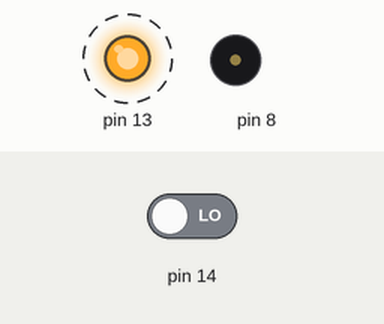
Simulated run of this sketch. Board: Arduino Uno, built with avr-gcc and run on an emulated ATmega328P. On the bench: output pins drawn as LEDs (lit = HIGH), buzzer (waves = sounding). Dashed ring = blinking. Inputs (shaded band) come from the test bench; at power-on: pin 14 LOW. Sleep ends after the set time or at an interrupt; what the sketch prints to the serial monitor is not drawn.

Above: at 1.04 s.
Timing chart, 0 to 4.0 s (numbered marks = the images above):
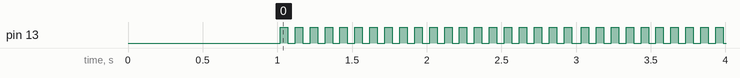

The sketch:

power_down_wdt_extint.ino
```cpp
/*
This Arduino Sketch was created to test and play with the Watchdog Timer and External Interrupts.

This allows the Arduino to lower its power consumption by powering down for a number of cycles
and then restarting either where it left of (e.g. loop()) or with a complete system restart. The
external interrupts allows the Arduino to react to given inputs (e.g. sensors) while running or
while asleep.

Documentation was obtained here:
1. http://www.atmel.com/Images/Atmel-8271-8-bit-AVR-Microcontroller-ATmega48A-48PA-88A-88PA-168A-168PA-328-328P_datasheet.pdf
2. http://forum.arduino.cc/index.php?topic=45239
3. http://citizen-sensing.org/2013/07/arduino-watchdog/
4. http://www.nongnu.org/avr-libc/user-manual/modules.html

POWER SAVING:
Here are some options to maximize power saving

1. Adjust clock frequency.
  a. The <avr/power.h> library provides "clock_prescale_set(x)" & "clock_prescale_get(x)"
  b. x = clock_div_256 scales the clock by 256.
     See http://www.nongnu.org/avr-libc/user-manual/group__avr__power.html for other prescales

  NOTE: Some digital sensors and shields require a particular frequency (e.g. SD shield), so one
        would need to switch between frequencies when working with these.

2. Turn Off the following before Sleeping:
  a. ADC - Analog to digital converter
  b. AC - Analog Comparator (disable in all but Idle and ADC Noise Reduction mode unless
     AC is uses the internal voltage rerence as an input
  c. BOD - Brown-out detector
  d. IVR - Internal Voltage Reference (disabled if BOD is disabled)
  e. WDT - Watchdog Timer (necessary for waking up at timed intervals unless you use an
     external clock).
  f. Port Pins

Necessary headers for particular functions
http://www.nongnu.org/avr-libc/user-manual/modules.html

*/

#include "pitches.h"
#include <avr/sleep.h>
#include <avr/interrupt.h>
#include <avr/power.h>
#include <avr/wdt.h>


// Variables being set during interrupts need to be volatile. I don't quite understand this, so maybe
// someone can elaborate on this
volatile int interrupted = 0;
volatile unsigned long PulseCounts;

// Used to see if Arduino was sleeping when an External Interrupt is raised.
// Maybe a more efficient way to do this (e.g. check flags) rather than creating a variable.
int issleeping = 0;

// Just some stuff to play to know everything is working
// notes in the melody:
int melody[] = {
NOTE_C4, NOTE_G3,NOTE_G3, NOTE_A3, NOTE_G3,0, NOTE_B3, NOTE_C4 };

// note durations: 4 = quarter note, 8 = eighth note, etc.:
int noteDurations[] = {4, 8, 8, 4,4,4,4,4 };

// ISR = Interrupt Service Routine. This is called when an interrupt occurs. There are a number of different
// types of interrupts, and one could use as many of those as one desires. An ISR({interrupt_type}_vector) must
// be defined for each interrupt that is set. If not, the Arduino will reset when an interrupt occurs.

// ISR for the Watchdog Timer Interrupt
ISR(WDT_vect) {
  // Stuff to do for a watchdog timer interrupt.
}

// IST for the PCINT1 Interrupt.
// !!!!!!!!!!!!!!!!!!!!!!!!!!!!!!!!!!!!!!!!!!!!!!!!!!!!!!!!!
// does the arduino go back to sleep??? perhaps call sleep_cpu
//
ISR(PCINT1_vect){
  PulseCounts += 1;
  if (issleeping){
    sleep_without_BOD();                                      // Go To sleep
  }
}

// This is how we access variables used in the ISR()'s.
// see http://forum.arduino.cc/index.php?topic=45239
unsigned long CalledFromLoopToGetPulseCounts( void ){
    unsigned long c;
    {
      uint8_t SaveSREG = SREG;   // save interrupt flag
      cli();                     // disable interrupts
      c = PulseCounts;           // access the shared data
      SREG = SaveSREG;           // restore the interrupt flag
    }
    sei();
    return( c );
}

void setup(){
  save_power();
  pinMode(13,OUTPUT);
  // Serial cannot function properly at low clock speeds
  Serial.begin(9600);
  Serial.println("Startup...");
  melod(.5);
  delay(1000);
}

void loop(){
  Serial.print("Interrupted = ");
  Serial.print(CalledFromLoopToGetPulseCounts());
  Serial.println("");
  Serial.println("New Loop...");
  melod(1);
  Serial.println("Sleeping...");
  delay(scaletime(1000));
  issleeping = 1;
  power_down_with_WDT();           // Sets the WDT and powers down
  WDT_off();                       // Turn off WDT as we no longer need it
  issleeping = 0;
  //Serial.begin(9600);
  Serial.println("Awoken...");

  delay(scaletime(1000));
  melod(1);
  twinkle(50,20);

}


// Returns a scaled time based on the clock prescaler. t is in seconds.
long scaletime(long t){
  return t/pow(2,clock_prescale_get());
}

void save_power(){
  clock_prescale_set(clock_div_256);          //Change clock prescaler to 256

  power_adc_disable();                        // Disable ADC.
                                              // AC automatically disabled in Power Down Mode
                                              // BOD is done right before sleep. Also disables IVR.
                                              // NOTE: ADC is needed for reading analog sensor data.

}

void sleep(void){
  SMCR |= (1 << SE);                           // Enable Sleep
  sleep_cpu();                                 // Go To sleep
}

void sleep_without_BOD(void){
  MCUCR = (1 << BODS) | (1 << BODSE);          // Enable setting of BODS
  MCUCR = (1 << BODS) | (0 << BODSE);          // Disable the brown-out-detector
  sleep();                                     // Sleep
}

void external_interrupts(void){
  cli();                                       // Should disable all interrupts before setting new ones
 // EIMSK |= (1 << INT1);                      //allow external interupts on INT0 (pin 2 for Arduino Uno)
  //EICRA |= (0 << ISC11) | (0 << ISC10);      //allow low level interrupt on pin 2

  PCICR  |= (1<<PCIE1);                        // Enable Interrupts on Analog In for Aduino Uno, Pins A0-A5
  PCMSK1 |= (1<<PCINT8);                       // Enable interrupt for pin PCINT8
                                               // (PCINT8 = A0 ... PCINT13 = A5, Arduino Uno)
  sei();                                       // Enable global interrupts
}

void disable_external_inputs(void){
  EIMSK |= (0 << INT1);                        // Disable external interupts on INT0 (pin 2 for Arduino Uno)
}

void power_down_with_WDT(void){
  SMCR = (0 << SM2) | (1 << SM1) | (0 << SM0); // Select Power Down Sleep Mode
  WDT_Set();                                   // Set-up the Watchdog Timmer
  external_interrupts();                       // Enable external input interrupts
  sleep_without_BOD();                         // Go To sleep
  //Time passes by
  //I've awoken
  SMCR |= (0 << SE);                           // Disable Sleep
  WDTCSR |= (1 << WDIE);                       // reenable WDT interrupt mode to stay in this mode (interrrupt resets WDIE).
}

// Setup the Watchdog Timer.
// Must disable global interrupts to prevent interrupts while setting the WDT.
void WDT_Set(void){
  cli();                                       // turn off global interrupt
  wdt_reset();                                 // reset the watchdog timmer
  MCUSR &= ~(1<<WDRF);                         // Clear WDRF in MCUSR
  WDTCSR |= (1<<WDCE) | (1<<WDE);              // Start timed sequence
  WDTCSR = (1<<WDE) | (1<<WDP3) ;              // Set new prescaler(time-out)
  WDTCSR |= (1 << WDIE) | (0 << WDE);          // enable WDT interrupt mode
  sei();                                       // enable interrupt
}

// Turn off the Watchdog Timer
// Must disable global interrupts to prevent interrupts while setting the WDT.
void WDT_off(void){
  cli();                                     // turn off global interrupt
  wdt_reset();                               // reset the watchdog timmer
  MCUSR &= ~(1<<WDRF);                       // Clear WDRF in MCUSR
  WDTCSR |= (1<<WDCE) | (1<<WDE);            // Write logical one to WDCE and WDE
                                             // Keep old prescaler setting to prevent unintentional time-out
  WDTCSR = 0x00;                             // Turn off WDT
  sei();
}

// Blink LED on pin 13
void twinkle(int d, int r){
  for (int i = 0; i<r; i++){
    digitalWrite(13, HIGH);   // turn the LED on (HIGH is the voltage level)
    delay(d);               // wait for a second
    digitalWrite(13, LOW);    // turn the LED off by making the voltage LOW
    delay(d);               // wait for a second
  }
}

// Play some sounds to a speaker/piezo on pin 8
void melod(double p) {
  // iterate over the notes of the melody:
  for (int thisNote = 0; thisNote < 8; thisNote++) {

    // to calculate the note duration, take one second
    // divided by the note type.
    //e.g. quarter note = 1000 / 4, eighth note = 1000/8, etc.
    int noteDuration = scaletime(1000)/noteDurations[thisNote];
    tone(8, melody[thisNote],noteDuration);

    // to distinguish the notes, set a minimum time between them.
    // the note's duration + 30% seems to work well:
    int pauseBetweenNotes = noteDuration * p;
    delay(pauseBetweenNotes);
    // stop the tone playing:
    noTone(8);
  }
}
```

Measured:
- by itself, pin 13: alternates HIGH for 0.05 s and LOW for 0.05 s
